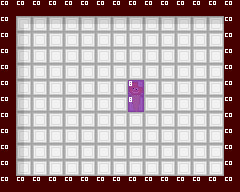

Tiled map render using the project's own tile images. Description and the whole map definition, tile-layer contents included, below:
An orthogonal 15x12 tile map with 16x16 px tiles, 3 tile layers (Tile Layer 1, Tile Layer 2, Tile Layer 3), 2 tilesets.

<map version="1.0" tiledversion="2017.10.31" orientation="orthogonal" renderorder="right-down" width="15" height="12" tilewidth="16" tileheight="16" infinite="0" nextobjectid="1">
 <tileset firstgid="1" source="../tilesets/world-tileset.tsx" />
 <tileset firstgid="4097" source="../tilesets/collision-tileset.tsx" />
 <layer name="Tile Layer 1" width="15" height="12">
  <data encoding="csv">
1,1,1,1,1,1,1,1,1,1,1,1,1,1,1,
1,582,583,583,583,583,583,583,583,583,583,583,583,583,1,
1,646,581,581,581,581,581,581,581,581,581,581,581,581,1,
1,646,581,581,581,581,581,581,581,581,581,581,581,581,1,
1,646,581,581,581,581,581,581,581,581,581,581,581,581,1,
1,646,581,581,581,581,581,581,581,581,581,581,581,581,1,
1,646,581,581,581,581,581,581,581,581,581,581,581,581,1,
1,646,581,581,581,581,581,581,581,581,581,581,581,581,1,
1,646,581,581,581,581,581,581,581,581,581,581,581,581,1,
1,646,581,581,581,581,581,581,581,581,581,581,581,581,1,
1,646,581,581,581,581,581,581,581,581,581,581,581,581,1,
1,1,1,1,1,1,1,1,1,1,1,1,1,1,1
</data>
 </layer>
 <layer name="Tile Layer 2" width="15" height="12">
  <data encoding="csv">
0,0,0,0,0,0,0,0,0,0,0,0,0,0,0,
0,0,0,0,0,0,0,0,0,0,0,0,0,0,0,
0,0,0,0,0,0,0,0,0,0,0,0,0,0,0,
0,0,0,0,0,0,0,0,0,0,0,0,0,0,0,
0,0,0,0,0,0,0,0,0,0,0,0,0,0,0,
0,0,0,0,0,0,0,0,520,0,0,0,0,0,0,
0,0,0,0,0,0,0,0,584,0,0,0,0,0,0,
0,0,0,0,0,0,0,0,0,0,0,0,0,0,0,
0,0,0,0,0,0,0,0,0,0,0,0,0,0,0,
0,0,0,0,0,0,0,0,0,0,0,0,0,0,0,
0,0,0,0,0,0,0,0,0,0,0,0,0,0,0,
0,0,0,0,0,0,0,0,0,0,0,0,0,0,0
</data>
 </layer>
 <layer name="Tile Layer 3" width="15" height="12">
  <data encoding="csv">
4098,4098,4098,4098,4098,4098,4098,4098,4098,4098,4098,4098,4098,4098,4098,
4098,0,0,0,0,0,0,0,0,0,0,0,0,0,4098,
4098,0,0,0,0,0,0,0,0,0,0,0,0,0,4098,
4098,0,0,0,0,0,0,0,0,0,0,0,0,0,4098,
4098,0,0,0,0,0,0,0,0,0,0,0,0,0,4098,
4098,0,0,0,0,0,0,0,4105,0,0,0,0,0,4098,
4098,0,0,0,0,0,0,0,4105,0,0,0,0,0,4098,
4098,0,0,0,0,0,0,0,0,0,0,0,0,0,4098,
4098,0,0,0,0,0,0,0,0,0,0,0,0,0,4098,
4098,0,0,0,0,0,0,0,0,0,0,0,0,0,4098,
4098,0,0,0,0,0,0,0,0,0,0,0,0,0,4098,
4098,4098,4098,4098,4098,4098,4098,4098,4098,4098,4098,4098,4098,4098,4098
</data>
 </layer>
</map>
